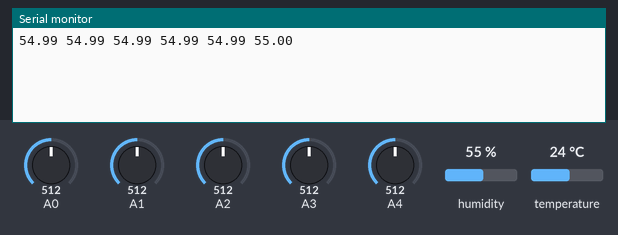
A sketch run on a simulated Arduino Uno, built for the host (arithmetic inside an expression is 32-bit, double 64-bit). Shown: the last lines printed to the serial monitor. The test bench sets the inputs (shaded band); at power-on: humidity 55 %, A0 = 512, A1 = 512, A2 = 512, A3 = 512, A4 = 512, temperature 24 °C.

Above: at 1.2 s.
1.3 s: humidity set to 22 %
At 2.6 s:
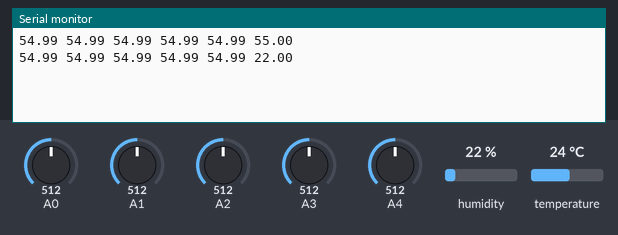
2.8 s: A0 set to 716
At 4.0 s:
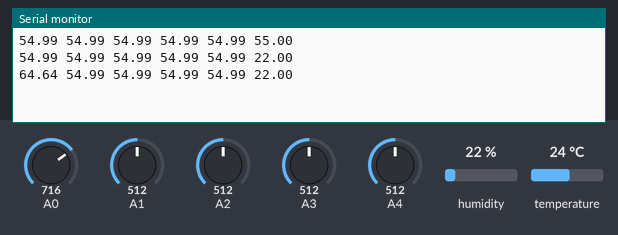
4.3 s: A1 set to 716
At 4.8 s:
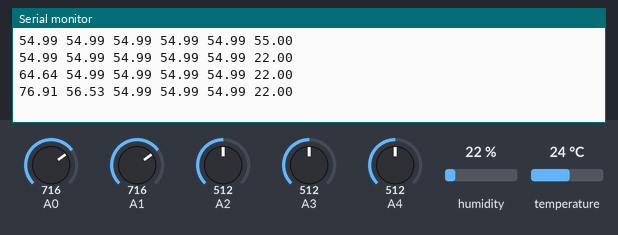
5.8 s: A2 set to 716
At 7.1 s:
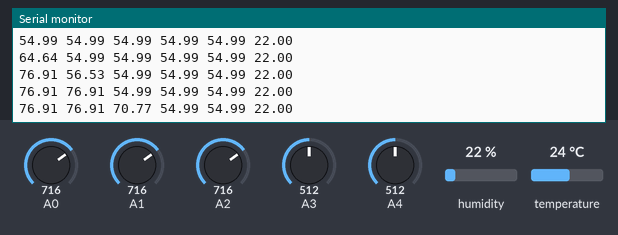
7.3 s: A3 set to 716
At 8.5 s:
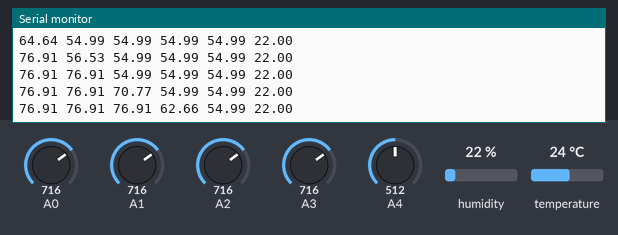
8.8 s: A4 set to 716
At 9.4 s:
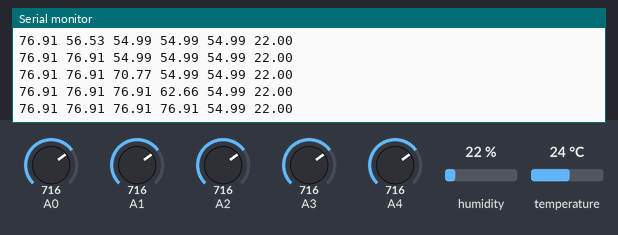
Timing chart, 0 to 11.3 s (numbered marks = the images above; inputs shaded):
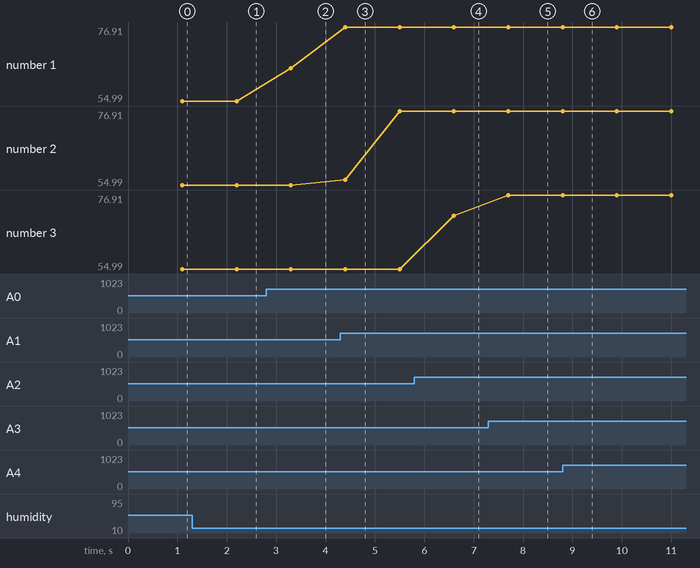

The sketch:

Arduino.ino
```cpp
#include <dht.h>

/* Defines */
// Number of sensors
#define temp_s 5
#define humid_s 1
#define press_s 0

// The DHT11 input pin on the arduino board
#define DHT11_PIN 4

// The delay time between transmissions to the RasPi
//#define milliseconds 60000
#define milliseconds 1000

/* Declarations */

// Each LM35 sensor has a slighty different multiplier
// The multipliers convers the Voltage reading to Celsius degrees
// 1/9.31   1/9.31   1/9.31   1/9.31
float multipliers[5] = { 0.107411, 0.107411, 0.107411, 0.107411, 0.107411 };
float offsets[5] = { 0, 0, 0, 0, 0 };

// Loopstate will tell the loop function what it should do
// whether it is to get another reading for the AVG or to
// calc the average and output the result
// 0->MAX-1: NUMBERS WILL BE ADDED FOR  THE AVG
// MAX: AVG WILL BE CALCULATED AND PRINTED
#define LOOPSTATE_MAX 300
int cur_loop = 0;

// The temperature arrays
float temps_raw[temp_s][LOOPSTATE_MAX];
float temps_avg[temp_s];
// The humidity arrays
float humid_raw[humid_s][LOOPSTATE_MAX];
float humid_avg[humid_s];
// A DHT object. It will be storing the sensor readings
dht DHT1;

// About the output
// Currently #3 #4 on A1 A2
int lm_outs[temp_s] = { 0, 1, 2, 3, 4 };


// This function is called once in the start
void setup() {

  // Configures the reference voltage used for analog input, equal to 1.1 V
  // Arduino UNO -> INTERNAL
  // Arduino MEGA -> INTERNAL1V1
  analogReference(INTERNAL1V1);

  // Sets the data rate in bits per second (baud) for serial data transmission
  Serial.begin(9600);

}

// This function loops forever
void loop() {

  // Check for the current loop and do things
  // If current loop has not yet reached max, update the avg readings
  // If current loop has reached max, calculate the averages for every LM
  // get the humidity and print the results
  if (cur_loop < LOOPSTATE_MAX) {

    // Read the temperatures
    for(int num=0; num<temp_s; num++) {
      temps_raw[num][cur_loop] = analogRead(lm_outs[num]) * multipliers[lm_outs[num]] + offsets[lm_outs[num]];
    }

    // Read the huidities
    for(int num=0; num<humid_s; num++) {
      //DHT1.read11(DHT11_PIN);
      //humid_raw[num][cur_loop] = DHT1.humidity;
      humid_raw[num][cur_loop] = 0.0;
    }

  }
  else if (cur_loop == LOOPSTATE_MAX) {

    // Calculate the temperature averages
    for(int num=0; num<temp_s; num++) {
      float sum = 0;
      for(int inloop=0; inloop<LOOPSTATE_MAX; inloop++) {
        sum += temps_raw[num][inloop];
      }
      temps_avg[num] = sum / LOOPSTATE_MAX;
    }

    // Calculate the humidity averages
    for(int num=0; num<humid_s; num++) {
      float sum = 0;
      for(int inloop=0; inloop<LOOPSTATE_MAX; inloop++) {
        sum += humid_raw[num][inloop];
      }
      humid_avg[num] = sum / LOOPSTATE_MAX;
    }

    DHT1.read11(DHT11_PIN);

    // Print the temperatures to the serial port as ASCII text
    print_output();
  }

  // Update the current loop
  cur_loop++;
  if(cur_loop > LOOPSTATE_MAX)
    cur_loop = 0;

  // Pause for some time
  delay(milliseconds / LOOPSTATE_MAX);
}

void print_output() {

  // Print the temperatures
  for(int num=0; num<temp_s; num++) {
    Serial.print(temps_avg[num]);
    Serial.print(" ");
  }

  // Print the humidities
  //for(int num=0; num<humid_s; num++) {
  //  Serial.print(humid_avg[num]);
  //  Serial.print(" ");
  //}
  Serial.print(DHT1.humidity);
  Serial.print(" ");

  Serial.println();

}
```

Measured:
- after the input at 1.3 s, the serial monitor: prints a new line after 0.90 s (image 1)
- after the input at 2.8 s, the serial monitor: prints a new line after 0.50 s (image 2)
- after the input at 4.3 s, the serial monitor: prints a new line after 0.10 s (image 3)
- after the input at 5.8 s, the serial monitor: prints a new line after 0.80 s (image 4)
- after the input at 7.3 s, the serial monitor: prints a new line after 0.40 s (image 5)
- plotted number 1: 54.99 → 64.64 after the input at 2.8 s
- plotted number 3: 54.99 → 70.77 after the input at 5.8 s
